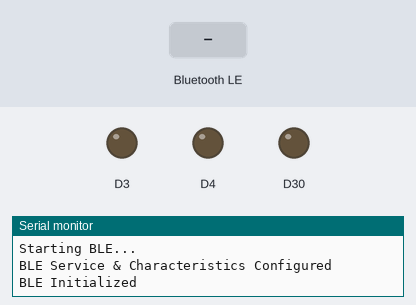
Bench run of a sketch on a simulated nRF52 board. Shown: output pins drawn as LEDs (lit = HIGH), the last lines printed to the serial monitor. Inputs (shaded band) come from the test bench. A phone connects over Bluetooth LE 3 s after start.

Above: at 1.2 s.
1.3 s: Bluetooth LE write "r" received
At 3.6 s:
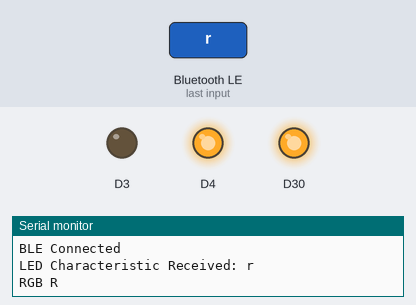
4.3 s: Bluetooth LE write "g" received
At 4.7 s:
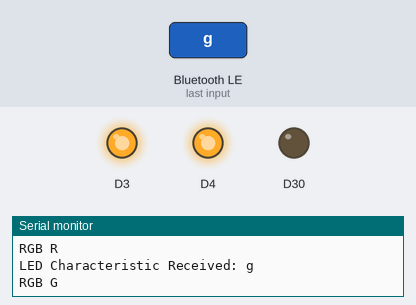
5.8 s: Bluetooth LE write "b" received
At 7.0 s:
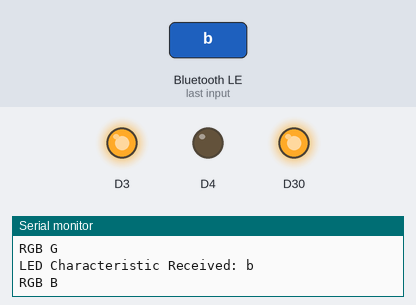
7.3 s: Bluetooth LE write "y" received
At 8.4 s:
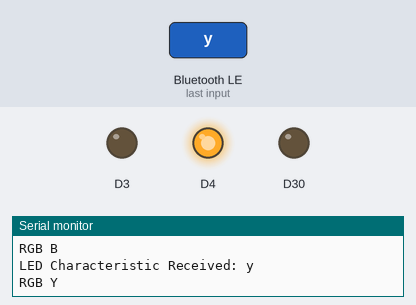
8.8 s: Bluetooth LE write "c" received
At 9.6 s:
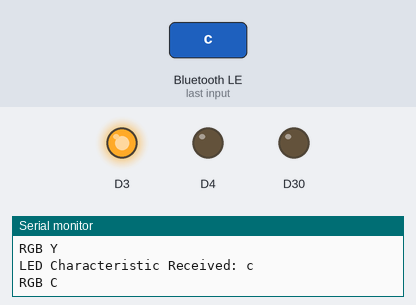
Timing chart, 0 to 11.8 s (numbered marks = the images above; inputs shaded):
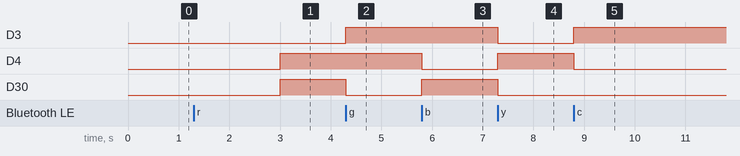

The sketch:

nRF_BLE_Test06_BLE.ino
```cpp
#include <bluefruit.h>
#include <Adafruit_NeoPixel.h>

#define Ring_RGB_PIN  0     // Control RGB LED strip
#define NUM_LEDS      5     // Number of LEDs
Adafruit_NeoPixel strip = Adafruit_NeoPixel(NUM_LEDS, Ring_RGB_PIN, NEO_GRB + NEO_KHZ800); // Create a NeoPixel object

BLEService ledService("19B10010-E8F2-537E-4F6C-D104768A1214"); // Use a custom UUID

// Define Characteristics
BLECharacteristic ledCharacteristic("19B10011-E8F2-537E-4F6C-D104768A1214", CHR_PROPS_READ | CHR_PROPS_WRITE | CHR_PROPS_NOTIFY);
BLECharacteristic buttonCharacteristic("19B10012-E8F2-537E-4F6C-D104768A1214", CHR_PROPS_READ | CHR_PROPS_NOTIFY);
BLECharacteristic functionResultCharacteristic("19B10013-E8F2-537E-4F6C-D104768A1214", CHR_PROPS_READ | CHR_PROPS_NOTIFY, 50);

bool led_st = false;
bool btn_st = false;
String myGPS = "";
String lastResult = "";

// 🔹 BLE Initialization
void ble_init() {
  Serial.begin(115200);
  Serial.println("Starting BLE...");

  Bluefruit.begin();
  Bluefruit.setTxPower(4);
  Bluefruit.Periph.setConnectCallback(ble_connect_callback);
  Bluefruit.Periph.setDisconnectCallback(ble_disconnect_callback);

  configureBLE();

  Serial.println("BLE Initialized");
}

// 🔹 BLE Configuration
void configureBLE() {
  Bluefruit.setName("Frisbee");

  // Start the Service
  ledService.begin();

  // Start Characteristics
  ledCharacteristic.setPermission(SECMODE_OPEN, SECMODE_OPEN);
  ledCharacteristic.setFixedLen(1);
  ledCharacteristic.begin();

  // Register callback for when the central writes data
  ledCharacteristic.setWriteCallback(ledCharacteristicWriteCallback);

  buttonCharacteristic.setPermission(SECMODE_OPEN, SECMODE_OPEN);
  buttonCharacteristic.setFixedLen(1);
  buttonCharacteristic.begin();

  functionResultCharacteristic.setPermission(SECMODE_OPEN, SECMODE_OPEN);
  functionResultCharacteristic.setMaxLen(50);
  functionResultCharacteristic.begin();

  // Start Advertising
  startAdvertising();

  Serial.println("BLE Service & Characteristics Configured");
}

// 🔹 Start BLE Advertising
void startAdvertising() {
  Bluefruit.Advertising.addService(ledService);
  Bluefruit.Advertising.addName();
  Bluefruit.Advertising.restartOnDisconnect(true);
  Bluefruit.Advertising.start();
}

// 🔹 Callback Functions for Connection & Disconnection
void ble_connect_callback(uint16_t conn_handle) {
  Serial.println("BLE Connected");
}

void ble_disconnect_callback(uint16_t conn_handle, uint8_t reason) {
  Serial.println("BLE Disconnected. Restarting advertising...");
  Bluefruit.Advertising.start();
}

// 🔹 Function to Turn On BLE
void turnOnBLE() {
  // Bluefruit.begin();
  Serial.println("BLE turned ON");
  // configureBLE();
}

// 🔹 Function to Turn Off BLE
void turnOffBLE() {
  // Bluefruit.Advertising.stop();
  // Bluefruit.Central.disconnect(); // Corrected disconnect function
  Serial.println("BLE turned OFF");
}

// 🔹 BLE Scanning & Updates
void scanBLE() {
  if (Serial.available()) {
    myGPS = Serial.readString();
    Serial.println("Updated GPS: " + myGPS);
  }

  // Notify if GPS Data Changes
  if (functionResultCharacteristic.notifyEnabled() && myGPS != lastResult) {
    lastResult = myGPS;
    functionResultCharacteristic.notify(myGPS.c_str(), myGPS.length());
    Serial.println("Sent GPS update: " + myGPS);
  }

  // // Handle LED Control
  // if (ledCharacteristic.notifyEnabled()) { // Corrected condition
  //   char charBLE = ledCharacteristic.read8();
  //   Serial.print("LED Characteristic Received: ");
  //   Serial.println(charBLE);
  //   RGBControl(charBLE);
  // }
}

void setup() {
  ble_init();
}

// 🔹 BLE Loop
void loop() {
  scanBLE();   // Check for BLE interactions
  delay(100);  // Avoid busy looping
}

// Function to handle when LED characteristic is written
void ledCharacteristicWriteCallback(uint16_t conn_hdl, BLECharacteristic* chr, uint8_t* data, uint16_t len) {
    if (len > 0) {
        char charBLE = data[0];  // Read first byte of received data
        Serial.print("LED Characteristic Received: ");
        Serial.println(charBLE);
        RGBControl(charBLE); // Call function to update LED state
    }
}

void setColor(uint8_t red, uint8_t green, uint8_t blue) {
    // strip.setPixelColor(0, strip.Color(red, green, blue));
    for (int i = 0; i < NUM_LEDS; i++) {
        strip.setPixelColor(i, strip.Color(red, green, blue));
    }
    strip.show();
}

void nRF_setColor(uint8_t red, uint8_t green, uint8_t blue) {
  analogWrite(LED_RED, 255-red);
  analogWrite(LED_GREEN, 255-green);
  analogWrite(LED_BLUE, 255-blue);
}

void RGBControl(char BLEchar) {
  switch (BLEchar) {
    case '1': Serial.println("LED on");
              nRF_setColor(255, 255, 255);
              setColor(255, 255, 255);
              // digitalWrite(LED_PIN, HIGH);
              break;
    case 'r':
    case 'R': Serial.println("RGB R");
              nRF_setColor(255, 0, 0);
              setColor(255, 0, 0);
              break;
    case 'g':
    case 'G': Serial.println("RGB G");
              nRF_setColor(0, 255, 0);
              setColor(0, 255, 0);
              break;
    case 'b':
    case 'B': Serial.println("RGB B");
              nRF_setColor(0, 0, 255);
              setColor(0, 0, 255);
              break;
    case 'y':
    case 'Y': Serial.println("RGB Y");
              nRF_setColor(255, 255, 0);
              setColor(255, 255, 0);
              break;
    case 'c':
    case 'C': Serial.println("RGB C");
              nRF_setColor(0, 255, 255);
              setColor(0, 255, 255);
              break;
    case 'm':
    case 'M': Serial.println("RGB M");
              nRF_setColor(255, 0, 255);
              setColor(255, 0, 255);
              break;
    default:  Serial.println("LED off");
              nRF_setColor(0, 0, 0);
              setColor(0, 0, 0);
              // digitalWrite(LED_PIN, LOW);
              break;
  }
}
```

Measured:
- after the input at 1.3 s, D4, D30: LOW → HIGH after 1.7 s
- after the input at 4.3 s, D3: LOW → HIGH at once; D30: HIGH → LOW at once
- after the input at 5.8 s, D4: HIGH → LOW at once; D30: LOW → HIGH at once
- after the input at 7.3 s, D3, D30: HIGH → LOW at once; D4: LOW → HIGH at once
- after the input at 8.8 s, D3: LOW → HIGH at once; D4: HIGH → LOW at once
